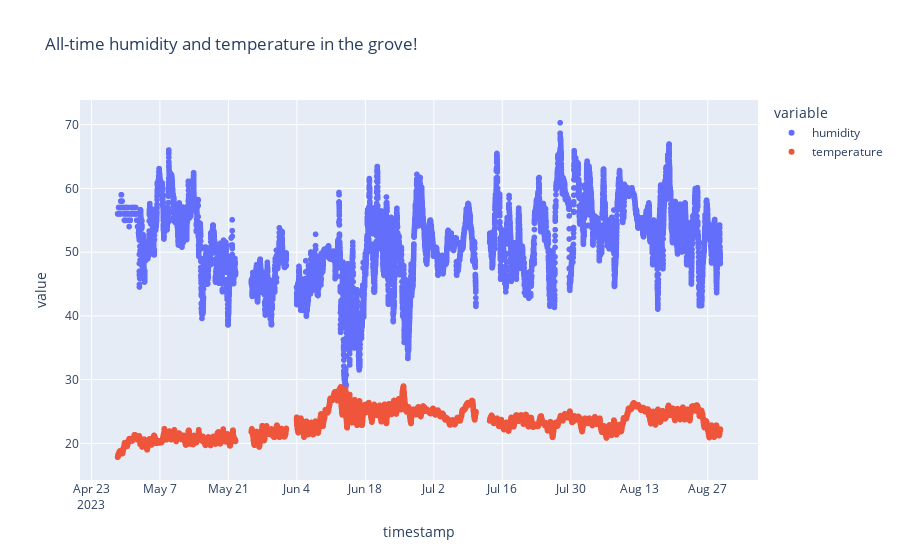

This figure's notebook cell:
### Markdown cell above
Missing periods are visible below.

### Code cell
fig = px.scatter(df, x="timestamp", y=["humidity","temperature"], title='All-time humidity and temperature in the grove!')
fig.show()

### Figure 1 — Plotly figure (JSON) as saved in the notebook; plotly's stock layout.template omitted (floating-point values rounded to 4 significant figures; data arrays with more than 128 entries replaced by an {"elided": "..."} marker saying what was removed)
{"data": [{"hovertemplate": "variable=humidity<br>timestamp=%{x}<br>value=%{y}<extra></extra>", "legendgroup": "humidity", "marker": {"color": "#636efa", "symbol": "circle"}, "mode": "markers", "name": "humidity", "showlegend": true, "type": "scattergl", "x": {"elided": "16134 str values"}, "xaxis": "x", "y": {"elided": "16134 float values"}, "yaxis": "y"}, {"hovertemplate": "variable=temperature<br>timestamp=%{x}<br>value=%{y}<extra></extra>", "legendgroup": "temperature", "marker": {"color": "#EF553B", "symbol": "circle"}, "mode": "markers", "name": "temperature", "showlegend": true, "type": "scattergl", "x": {"elided": "16134 str values"}, "xaxis": "x", "y": {"elided": "16134 float values"}, "yaxis": "y"}], "layout": {"legend": {"title": {"text": "variable"}, "tracegroupgap": 0}, "title": {"text": "All-time humidity and temperature in the grove!"}, "xaxis": {"anchor": "y", "domain": [0, 1], "title": {"text": "timestamp"}}, "yaxis": {"anchor": "x", "domain": [0, 1], "title": {"text": "value"}}}}
